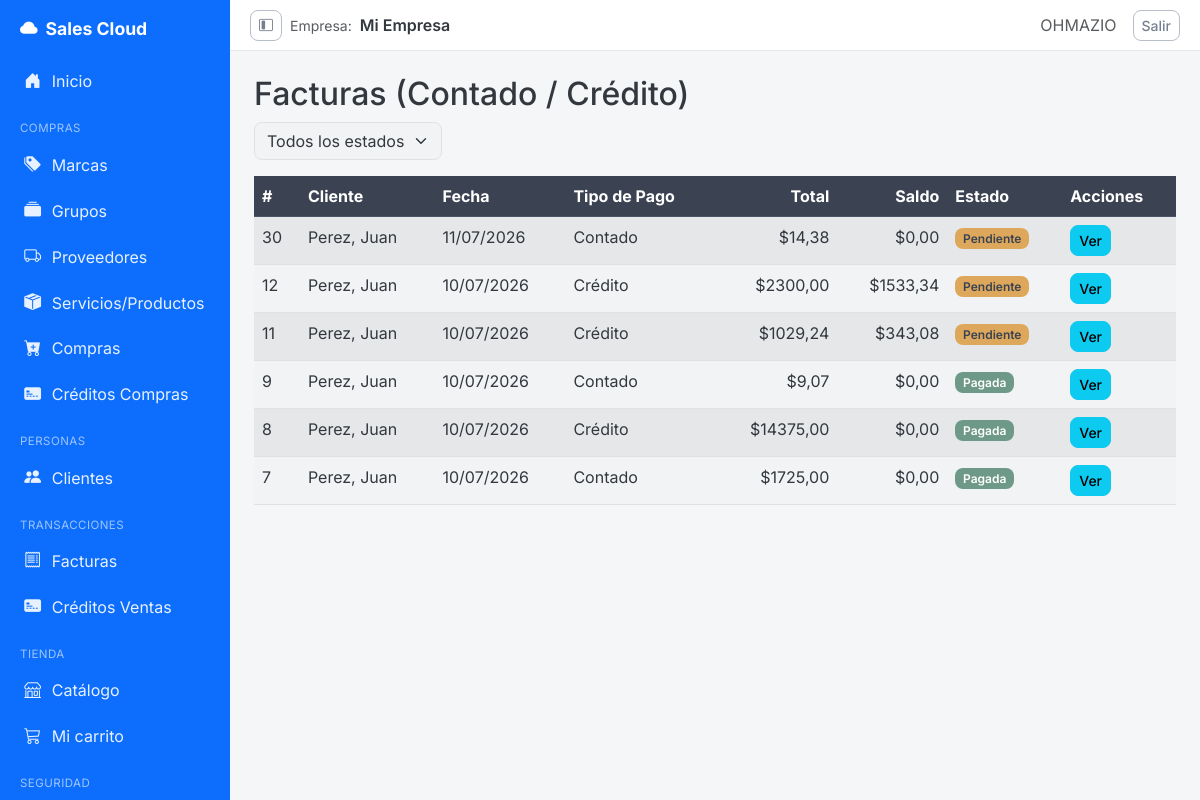
Page /creditos/facturas/ (signed in) on the committed database.
### billing/models.py (models this page shows, shortened)
class Invoice(models.Model):
    TIPO_PAGO_CONTADO = 'CONTADO'
    TIPO_PAGO_CREDITO = 'CREDITO'
    TIPO_PAGO_CHOICES = [
        (TIPO_PAGO_CONTADO, 'Contado'),
        (TIPO_PAGO_CREDITO, 'Crédito'),
    ]
    ESTADO_PENDIENTE = 'PENDIENTE'
    ESTADO_PAGADA = 'PAGADA'
    ESTADO_CHOICES = [
        (ESTADO_PENDIENTE, 'Pendiente'),
        (ESTADO_PAGADA, 'Pagada'),
    ]
    customer = models.ForeignKey(Customer, on_delete=models.PROTECT, related_name='invoices')
    invoice_date = models.DateTimeField(auto_now_add=True)
    subtotal = models.DecimalField(max_digits=12, decimal_places=2, default=0)
    tax = models.DecimalField(max_digits=12, decimal_places=2, default=0)
    total = models.DecimalField(max_digits=12, decimal_places=2, default=0)
    is_active = models.BooleanField(default=True)
    tipo_pago = models.CharField(max_length=10, choices=TIPO_PAGO_CHOICES, default=TIPO_PAGO_CONTADO)
    saldo = models.DecimalField(max_digits=10, decimal_places=2, default=0)
    estado = models.CharField(max_length=10, choices=ESTADO_CHOICES, default=ESTADO_PENDIENTE)
    class Meta:
        ordering = ['-invoice_date']
        permissions = [
            ('export_invoice', 'Can export invoice'),
            ('print_invoice', 'Can print invoice'),
        ]

class Customer(models.Model):
    DOCUMENT_CEDULA = 'CEDULA'
    DOCUMENT_RUC = 'RUC'
    DOCUMENT_CHOICES = [
        (DOCUMENT_CEDULA, 'Cédula'),
        (DOCUMENT_RUC, 'RUC'),
    ]
    dni = models.CharField(max_length=13, unique=True, verbose_name='DNI/RUC', validators=[validate_cedula_ec])
    document_type = models.CharField(max_length=10, choices=DOCUMENT_CHOICES, default=DOCUMENT_CEDULA, blank=True)
    business_name = models.CharField(max_length=200, blank=True, null=True, verbose_name='Razón Social')
    first_name = models.CharField(max_length=100)
    last_name = models.CharField(max_length=100)
    email = models.EmailField(blank=True, null=True)
    phone = models.CharField(max_length=20, blank=True, null=True)
    address = models.TextField(blank=True, null=True)
    is_active = models.BooleanField(default=True)
    created_at = models.DateTimeField(auto_now_add=True)
    updated_at = models.DateTimeField(auto_now=True)
    class Meta:
        ordering = ['last_name', 'first_name']
        permissions = [
            ('export_customer', 'Can export customer'),
            ('print_customer', 'Can print customer'),
        ]
    def __str__(self): return f'{self.last_name}, {self.first_name}'

### creditos_ventas/views.py (the view)
# urls.py: path('facturas/', views.FacturaVentaListView.as_view(), name='factura_list'),
class FacturaVentaListView(LoginRequiredMixin, PermissionRequiredMixin, ListView):
    model = Invoice
    template_name = 'creditos_ventas/factura_list.html'
    context_object_name = 'facturas'
    paginate_by = 15
    permission_required = 'billing.view_invoice'
    permission_redirect_url = '/'
    def get_queryset(self):
        qs = Invoice.objects.select_related('customer').order_by('-invoice_date')
        estado = self.request.GET.get('estado', '').strip()
        if estado in (Invoice.ESTADO_PENDIENTE, Invoice.ESTADO_PAGADA):
            qs = qs.filter(estado=estado)
        return qs
    def get_context_data(self, **kwargs):
        context = super().get_context_data(**kwargs)
        context['estado_filtro'] = self.request.GET.get('estado', '')
        return context

### security/templatetags/security_tags.py (called while the page is built)
@register.filter(name='has_group')
def has_group(user, group_name):
    if not user.is_authenticated:
        return False
    if user.is_superuser:      # el superusuario ve todo
        return True
    return user.groups.filter(name=group_name).exists()

### shared/mixins.py (called while the page is built)
    def dispatch(self, request, *args, **kwargs):
        if not request.user.has_perm(self.permission_required):
            messages.error(request, self.permission_error_message)
            return redirect(self.permission_redirect_url)
        return super().dispatch(request, *args, **kwargs)

### storefront/context_processors.py (called while the page is built)
def cart(request):
    return {'cart': Cart(request)}

### creditos_ventas/templates/creditos_ventas/factura_list.html (shortened to what this page needs)
{% extends 'billing/base_sidebar.html' %}
{% block content %}
<h2>Facturas (Contado / Crédito)</h2>
<form method="get" class="row g-2 align-items-center mb-3">
  <div class="col-auto">
    <select name="estado" class="form-select" onchange="this.form.submit()">
      <option value="" {% if not estado_filtro %}selected{% endif %}>Todos los estados</option>
    </select>
  </div>
</form>
<table class="table table-striped table-hover">
  <thead class="table-dark">
    <tr>
      <th>#</th><th>Cliente</th><th>Fecha</th><th>Tipo de Pago</th>
      <th class="text-end">Total</th><th class="text-end">Saldo</th><th>Estado</th><th>Acciones</th>
    </tr>
  </thead>
  <tbody>
    {% for factura in facturas %}
    <tr>
      <td>{{ factura.id }}</td>
      <td>{{ factura.customer }}</td>
      <td>{{ factura.invoice_date|date:"d/m/Y" }}</td>
      <td>{{ factura.get_tipo_pago_display }}</td>
      <td class="text-end">${{ factura.total }}</td>
      <td class="text-end">${{ factura.saldo }}</td>
      <td>
        <span class="badge {% if factura.estado == 'PAGADA' %}bg-success{% else %}bg-warning text-dark{% endif %}">
          {{ factura.get_estado_display }}
        </span>
      </td>
      <td>
        <a href="{% url 'creditos_ventas:factura_detail' factura.pk %}" class="btn btn-sm btn-info">Ver</a>
      </td>
    </tr>
    {% empty %}
    <tr><td colspan="8" class="text-center">No hay facturas.</td></tr>
    {% endfor %}
  </tbody>
</table>
{% endblock %}

### billing/templates/billing/base_sidebar.html (shortened to what this page needs)
{% load security_tags %}
{% load static %}
<!DOCTYPE html>
<html lang="es">
<head>
  <link href="https://cdn.jsdelivr.net/npm/bootstrap@5.3.0/dist/css/bootstrap.min.css" rel="stylesheet">
  <link rel="stylesheet" href="https://cdn.jsdelivr.net/npm/bootstrap-icons@1.11.1/font/bootstrap-icons.css">
  <link rel="stylesheet" href="{% static 'css/theme.css' %}">
</head>
<body>
<aside class="app-sidebar" id="appSidebar">
  <a class="brand" href="{% url 'billing:home' %}"><i class="bi bi-cloud-fill"></i><span>Sales Cloud</span></a>
  <nav class="nav flex-column">
    <a class="nav-link" href="{% url 'billing:home' %}" title="Inicio"><i class="bi bi-house-door-fill"></i><span>Inicio</span></a>
    {% if user.is_authenticated %}
    {% if user|has_group:'Analista de Compras' or user|has_group:'Administrador' %}
    <div class="nav-section-title">Compras</div>
    <a class="nav-link" href="{% url 'billing:brand_list' %}" title="Marcas"><i class="bi bi-tags-fill"></i><span>Marcas</span></a>
    <a class="nav-link" href="{% url 'billing:productgroup_list' %}" title="Grupos"><i class="bi bi-collection-fill"></i><span>Grupos</span></a>
    <a class="nav-link" href="{% url 'billing:supplier_list' %}" title="Proveedores"><i class="bi bi-truck"></i><span>Proveedores</span></a>
    <a class="nav-link" href="{% url 'billing:product_list' %}" title="Servicios/Productos"><i class="bi bi-box-seam-fill"></i><span>Servicios/Productos</span></a>
    <a class="nav-link" href="{% url 'purchasing:purchase_list' %}" title="Compras"><i class="bi bi-cart-plus-fill"></i><span>Compras</span></a>
    <a class="nav-link" href="{% url 'creditos_compras:compra_list' %}" title="Créditos Compras"><i class="bi bi-credit-card-2-front-fill"></i><span>Créditos Compras</span></a>
    {% endif %}
    {% if user|has_group:'Vendedor' or user|has_group:'Administrador' %}
    <div class="nav-section-title">Personas</div>
    <a class="nav-link" href="{% url 'billing:customer_list' %}" title="Clientes"><i class="bi bi-people-fill"></i><span>Clientes</span></a>
    <div class="nav-section-title">Transacciones</div>
    <a class="nav-link" href="{% url 'billing:invoice_list' %}" title="Facturas"><i class="bi bi-receipt"></i><span>Facturas</span></a>
    <a class="nav-link" href="{% url 'creditos_ventas:factura_list' %}" title="Créditos Ventas"><i class="bi bi-credit-card-2-front-fill"></i><span>Créditos Ventas</span></a>
    {% endif %}
    {% if user|has_group:'Cliente' %}
    <div class="nav-section-title">Tienda</div>
    <a class="nav-link" href="{% url 'storefront:catalog' %}" title="Catálogo"><i class="bi bi-shop"></i><span>Catálogo</span></a>
    <a class="nav-link" href="{% url 'storefront:cart_detail' %}" title="Mi carrito"><i class="bi bi-cart3"></i><span>Mi carrito</span></a>
    {% endif %}
    {% if user|has_group:'Administrador' %}
    <div class="nav-section-title">Seguridad</div>
    {% endif %}
    {% endif %}
  </nav>
</aside>
<div class="app-main">
  <header class="app-topbar">
    <div class="d-flex align-items-center gap-2">
      <button class="btn btn-sm btn-outline-secondary d-none d-md-inline-flex" type="button"
              id="sidebarToggle" title="Colapsar/expandir menú">
        <i class="bi bi-layout-sidebar-inset"></i>
      </button>
      <span class="text-muted small">Empresa:</span>
      <span class="fw-semibold">{{ request.session.company_name|default:"Mi Empresa" }}</span>
    </div>
    <div class="d-flex align-items-center gap-3">
      {% if user.is_authenticated %}
        <span class="text-muted">{{ user.username|upper }}</span>
        <form method="post" action="{% url 'logout' %}" class="d-inline">
          <button type="submit" class="btn btn-sm btn-outline-secondary">Salir</button>
        </form>
      {% else %}
        <a href="{% url 'login' %}" class="btn btn-sm btn-primary">Iniciar sesión</a>
      {% endif %}
    </div>
  </header>
  <div class="app-content">
    {% block content %}{% endblock %}
  </div>
</div>
</body>
</html>

### static/css/theme.css (style rules this page uses)
:root { --bs-primary: #5C7A99; --bs-primary-rgb: 92, 122, 153; --bs-secondary: #8A94A6; --bs-secondary-rgb: 138, 148, 166; --bs-success: #6E9887; --bs-success-rgb: 110, 152, 135; --bs-info: #6FA3AC; --bs-info-rgb: 111, 163, 172; --bs-warning: #DDA85B; --bs-warning-rgb: 221, 168, 91; --bs-danger: #C1666B; --bs-danger-rgb: 193, 102, 107; --bs-light: #F4F5F7; --bs-light-rgb: 244, 245, 247; --bs-dark: #3B4252; --bs-dark-rgb: 59, 66, 82; --bs-body-bg: #F2F3F5; --bs-body-color: #33383F; --bs-link-color: #4E6883; --bs-link-hover-color: #3E5468; --bs-border-radius: 0.5rem; --bs-border-radius-lg: 0.75rem; --bs-border-radius-sm: 0.35rem; }
body { font-family: 'Inter', -apple-system, BlinkMacSystemFont, 'Segoe UI', sans-serif; background-color: var(--bs-body-bg); color: var(--bs-body-color); }
.btn { border-radius: var(--bs-border-radius); font-weight: 500; }
.btn-outline-secondary { --bs-btn-color: #767F90; --bs-btn-border-color: #B7BEC9; --bs-btn-hover-bg: #8A94A6; --bs-btn-hover-border-color: #8A94A6; }
.table-dark { --bs-table-bg: #3B4252; --bs-table-striped-bg: #434A5C; --bs-table-hover-bg: #4A5266; --bs-table-active-bg: #4A5266; --bs-table-border-color: #4C5468; }
.table-striped > tbody > tr:nth-of-type(odd) > * { --bs-table-accent-bg: #F7F8F9; }
.badge { font-weight: 600; }
a { text-decoration: none; }

### billing/templates/billing/base_sidebar.html (style rules this page uses)
:root { --sidebar-width: 230px; --sidebar-width-collapsed: 64px; --siigo-blue: #0d6efd; }
body { background: #f4f6f8; }
.app-sidebar { position: fixed; top: 0; left: 0; bottom: 0; width: var(--sidebar-width); background: var(--siigo-blue); overflow-x: hidden; overflow-y: auto; z-index: 1030; transition: width .2s ease; }
.app-sidebar .brand { color: #fff; font-weight: 700; font-size: 1.1rem; padding: 1rem 1.25rem; display: flex; align-items: center; gap: .5rem; white-space: nowrap; }
.app-sidebar .nav-link { color: rgba(255,255,255,.9); padding: .65rem 1.25rem; display: flex; align-items: center; gap: .6rem; border-left: 3px solid transparent; white-space: nowrap; }
.app-sidebar .nav-link i { font-size: 1.05rem; width: 1.2rem; text-align: center; flex-shrink: 0; }
.app-sidebar .nav-section-title { color: rgba(255,255,255,.6); font-size: .72rem; text-transform: uppercase; letter-spacing: .04em; padding: 1rem 1.25rem .25rem; white-space: nowrap; }
.app-main { margin-left: var(--sidebar-width); transition: margin-left .2s ease; }
.app-topbar { background: #fff; border-bottom: 1px solid #e6e8eb; padding: .6rem 1.25rem; display: flex; align-items: center; justify-content: space-between; gap: 1rem; }
.app-content { padding: 1.5rem; }
#sidebarToggle { cursor: pointer; }

### rows in the picture
Invoice: id "30", customer "Perez, Juan", invoice_date "11/07/2026", tipo_pago "Contado", total "14,38", saldo "0,00", estado "Pendiente"
Invoice: id "12", customer "Perez, Juan", invoice_date "10/07/2026", tipo_pago "Crédito", total "2300,00", saldo "1533,34", estado "Pendiente"
Invoice: id "11", customer "Perez, Juan", invoice_date "10/07/2026", tipo_pago "Crédito", total "1029,24", saldo "343,08", estado "Pendiente"
Invoice: id "9", customer "Perez, Juan", invoice_date "10/07/2026", tipo_pago "Contado", total "9,07", saldo "0,00", estado "Pagada"
Invoice: id "8", customer "Perez, Juan", invoice_date "10/07/2026", tipo_pago "Crédito", total "14375,00", saldo "0,00", estado "Pagada"
Invoice: id "7", customer "Perez, Juan", invoice_date "10/07/2026", tipo_pago "Contado", total "1725,00", saldo "0,00", estado "Pagada"

### other values in the picture
{{ request.session.company_name|default:"Mi Empresa" }} "Mi Empresa"
{{ user.username|upper }} "OHMAZIO"
